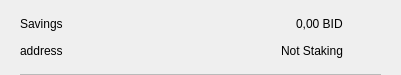
<?xml version="1.0" encoding="UTF-8"?>
<ui version="4.0">
 <class>CSRow</class>
 <widget class="QWidget" name="CSRow">
  <property name="geometry">
   <rect>
    <x>0</x>
    <y>0</y>
    <width>401</width>
    <height>75</height>
   </rect>
  </property>
  <property name="windowTitle">
   <string>Form</string>
  </property>
  <layout class="QVBoxLayout" name="verticalLayout">
   <property name="spacing">
    <number>0</number>
   </property>
   <property name="leftMargin">
    <number>20</number>
   </property>
   <property name="topMargin">
    <number>10</number>
   </property>
   <property name="rightMargin">
    <number>20</number>
   </property>
   <property name="bottomMargin">
    <number>0</number>
   </property>
   <item>
    <widget class="QWidget" name="info" native="true">
     <property name="minimumSize">
      <size>
       <width>0</width>
       <height>0</height>
      </size>
     </property>
     <layout class="QHBoxLayout" name="horizontalLayout_3">
      <property name="leftMargin">
       <number>0</number>
      </property>
      <property name="topMargin">
       <number>0</number>
      </property>
      <property name="rightMargin">
       <number>0</number>
      </property>
      <property name="bottomMargin">
       <number>10</number>
      </property>
      <item>
       <widget class="QWidget" name="container" native="true">
        <property name="minimumSize">
         <size>
          <width>0</width>
          <height>0</height>
         </size>
        </property>
        <layout class="QVBoxLayout" name="verticalLayout_2">
         <property name="spacing">
          <number>0</number>
         </property>
         <property name="leftMargin">
          <number>0</number>
         </property>
         <property name="topMargin">
          <number>0</number>
         </property>
         <property name="rightMargin">
          <number>0</number>
         </property>
         <property name="bottomMargin">
          <number>0</number>
         </property>
         <item>
          <layout class="QHBoxLayout" name="horizontalLayout">
           <item>
            <widget class="QLabel" name="labelName">
             <property name="toolTip">
              <string notr="true"/>
             </property>
             <property name="text">
              <string>Savings</string>
             </property>
            </widget>
           </item>
           <item>
            <spacer name="horizontalSpacer">
             <property name="orientation">
              <enum>Qt::Horizontal</enum>
             </property>
             <property name="sizeHint" stdset="0">
              <size>
               <width>40</width>
               <height>20</height>
              </size>
             </property>
            </spacer>
           </item>
           <item>
            <widget class="QLabel" name="labelAmount">
             <property name="text">
              <string>0,00 BID</string>
             </property>
            </widget>
           </item>
          </layout>
         </item>
         <item>
          <layout class="QHBoxLayout" name="horizontalLayout_2">
           <item>
            <widget class="QLabel" name="labelAddress">
             <property name="toolTip">
              <string notr="true"/>
             </property>
             <property name="text">
              <string>address</string>
             </property>
            </widget>
           </item>
           <item>
            <spacer name="horizontalSpacer_2">
             <property name="orientation">
              <enum>Qt::Horizontal</enum>
             </property>
             <property name="sizeHint" stdset="0">
              <size>
               <width>40</width>
               <height>20</height>
              </size>
             </property>
            </spacer>
           </item>
           <item>
            <widget class="QLabel" name="labelStaking">
             <property name="text">
              <string>Not Staking</string>
             </property>
            </widget>
           </item>
          </layout>
         </item>
        </layout>
       </widget>
      </item>
      <item alignment="Qt::AlignHCenter|Qt::AlignVCenter">
       <widget class="QPushButton" name="pushButtonMenu">
        <property name="minimumSize">
         <size>
          <width>24</width>
          <height>24</height>
         </size>
        </property>
        <property name="maximumSize">
         <size>
          <width>32</width>
          <height>32</height>
         </size>
        </property>
        <property name="focusPolicy">
         <enum>Qt::NoFocus</enum>
        </property>
        <property name="styleSheet">
         <string notr="true">border:none; background-color:transparent;</string>
        </property>
        <property name="text">
         <string/>
        </property>
        <property name="icon">
         <iconset>
          <normaloff>://ic-menu-hover</normaloff>://ic-menu-hover</iconset>
        </property>
        <property name="iconSize">
         <size>
          <width>24</width>
          <height>24</height>
         </size>
        </property>
       </widget>
      </item>
     </layout>
    </widget>
   </item>
   <item>
    <widget class="QLabel" name="lblDivisory">
     <property name="minimumSize">
      <size>
       <width>0</width>
       <height>1</height>
      </size>
     </property>
     <property name="maximumSize">
      <size>
       <width>16777215</width>
       <height>1</height>
      </size>
     </property>
     <property name="styleSheet">
      <string notr="true">background-color:#bababa;</string>
     </property>
     <property name="text">
      <string/>
     </property>
     <property name="alignment">
      <set>Qt::AlignBottom|Qt::AlignLeading|Qt::AlignLeft</set>
     </property>
    </widget>
   </item>
  </layout>
 </widget>
 <resources/>
 <connections/>
</ui>
